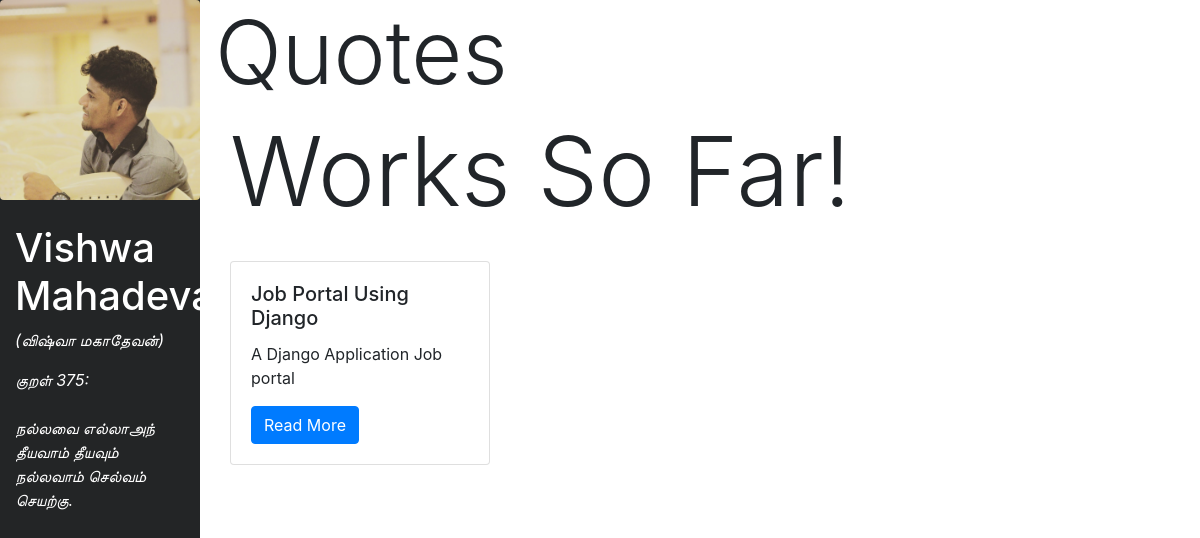
Before: / with the older database file.
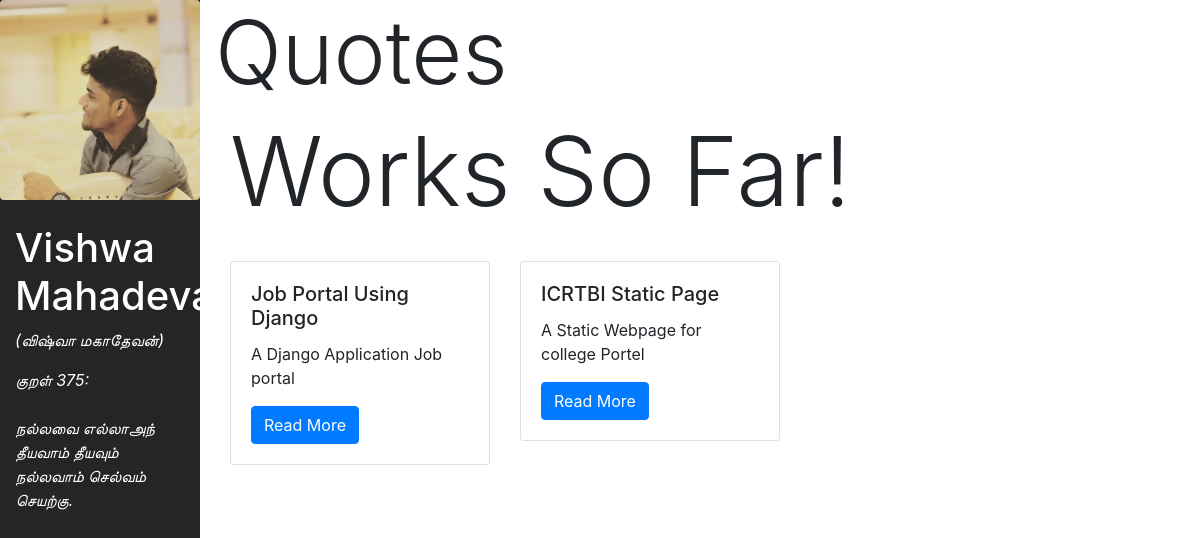
After: the same page with the newer database file.
### home/models.py (models this page shows)
class Works(models.Model):
    title = models.CharField(max_length=100)
    description = models.TextField()
    technology = models.CharField(max_length=20)
    url=models.URLField(max_length=256)

### home/views.py (the view)
# urls.py: path("", works, name="works"),
def works(request):
    works_list=Works.objects.all()
    context={
        'works':works_list,
        'quote':quotes['quote']
    }
    return render(request,'home/index.html',context)

### templates/home/index.html (shortened to what this page needs)
{% extends 'base.html' %}
{% load static %}
{% block content%}
<div class="container-fluid">
    <div class="row">
        <div class="col-md-2" id="home-flex">
            <div class="row">
                <img src="{% static 'img/src.jpg' %}" class=" rounded img-responsive" alt="Vishwa Mahadevan"
                    id="img-flex">
            </div>
            <div class="row-fluid">
                <br>
                <h1 style="color: white;">Vishwa Mahadevan</h1>
                <p style="color: white;"><i>(விஷ்வா மகாதேவன்)</i></p>
            </div>
            <div class="row-fluid">
                <p style="color: white;"><i>குறள் 375:<br><br>
                        நல்லவை எல்லாஅந் தீயவாம் தீயவும்
                        நல்லவாம் செல்வம் செயற்கு</i>.</p>
                <br>
            </div>
        </div>
        <div class="col-md-9">
            <div class="container-fluid">
                <div class="row">
                    <h3 class="display-2">Quotes</h3>
                </div>
            </div>
            <div class="container-fluid">
                <h2 class="display-1">Works So Far!</h2>
                    <br>
                <div class="row">
                    {% for work in works %}
                        <div class="col-md-4">
                            <div class="card mb-2">
                                <div class="card-body">
                                    <h5 class="card-title">{{ work.title }}</h5>
                                    <p class="card-text">{{ work.description }}</p>
                                    <a href="{% url 'work_details' work.pk %}"
                                       class="btn btn-primary">
                                        Read More
                                    </a>
                                </div>
                            </div>
                        </div>
                        {% endfor %}
                    </div>
            </div>
    </div>
</div>
</div>
{% endblock%}

### templates/base.html (shortened to what this page needs)
{% load static %}
<!DOCTYPE html>
<html lang="en">
<head>
    <link rel="stylesheet" href="https://stackpath.bootstrapcdn.com/bootstrap/4.4.1/css/bootstrap.min.css">
<link href="{% static 'css/index.css' %}" rel="stylesheet" type="text/css">
</head>
<body>
    {% block content%}
    {% endblock%}
</body>
</html>

### static/css/index.css (style rules this page uses)
#home-flex { height: 950px; background: #232526; background: -webkit-linear-gradient(to right, #414345, #232526); background: -linear-gradient(to right, #414345, #232526); }
#img-flex { width: 100%; }

Changed rows visible on the page:
added Works: title "ICRTBI Static Page", description "A Static Webpage for college Portel"
